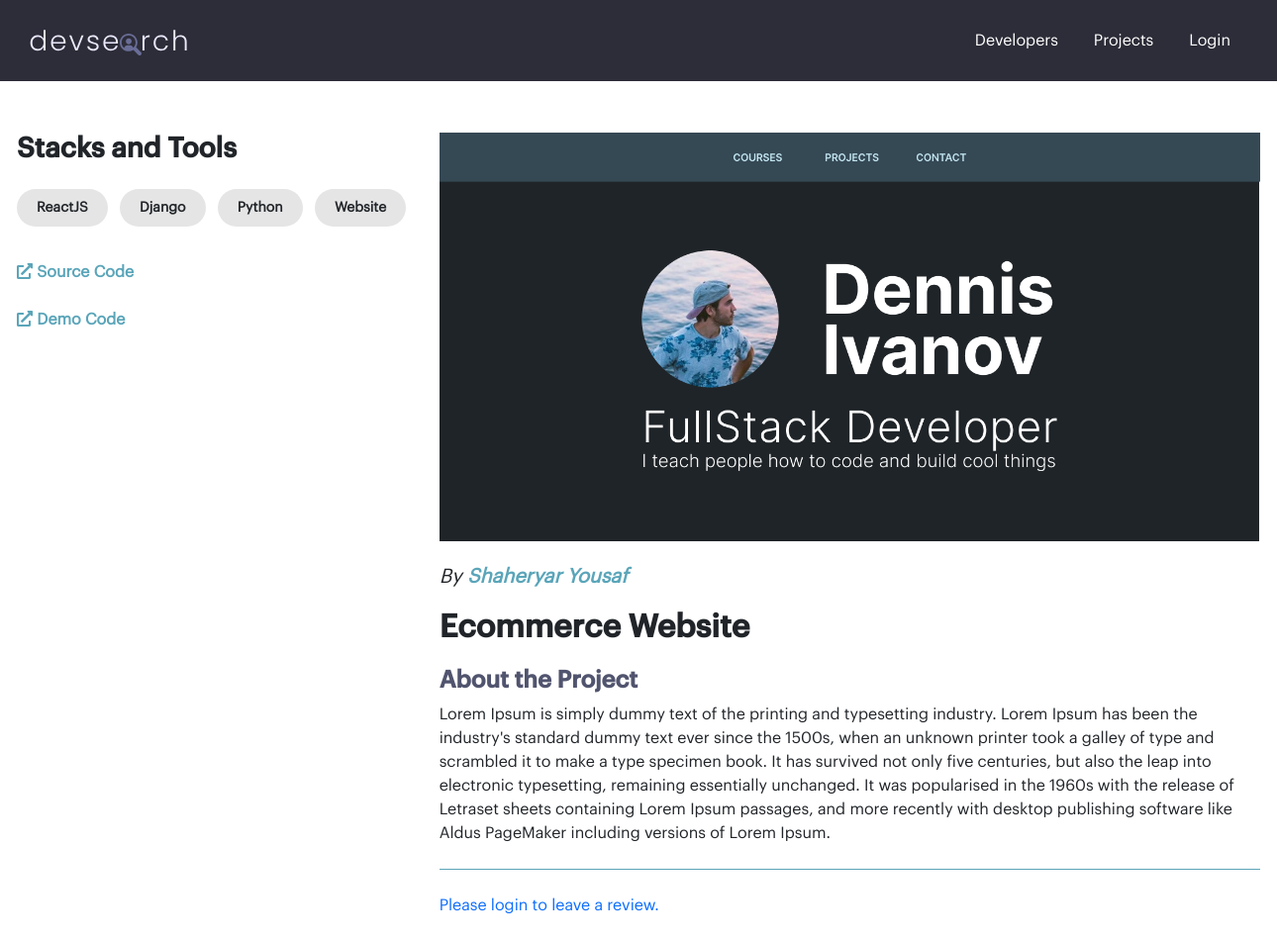
The page /projects/detail/3936428d-543a-4823-b4b2-ff3fbe98471c/ on the database its author committed.
### projects/models.py (models this page shows, shortened)
class Tag(models.Model):
    name = models.CharField(max_length=200, null=True)
    created_at = models.DateTimeField(auto_now_add=True)
    id = models.UUIDField(default=uuid.uuid4, unique=True,
                          primary_key=True, editable=False)

class Project(models.Model):
    user = models.ForeignKey(
        Profile, on_delete=models.SET_NULL, null=True, blank=True)
    title = models.CharField(max_length=200, null=True)
    description = models.TextField(null=True, blank=True)
    featured_image = models.ImageField(
        null=True, blank=True, upload_to='projects/%Y/%M/%D/')
    demo_link = models.CharField(max_length=200, null=True, blank=True)
    source_link = models.CharField(max_length=200, null=True, blank=True)
    tags = models.ManyToManyField('Tag', null=True)
    vote_total = models.IntegerField(default=0, null=True, blank=True)
    vote_ratio = models.IntegerField(default=0, null=True, blank=True)
    created_at = models.DateTimeField(auto_now_add=True)
    id = models.UUIDField(default=uuid.uuid4, unique=True,
                          primary_key=True, editable=False)
    class Meta:
        verbose_name_plural = "Projects"
        ordering = ['-vote_ratio', '-vote_total', 'title']
    @property
    def reviewers(self):
        queryset = self.review_set.all().values_list('user__id', flat=True)
        return queryset

### users/models.py (models this page shows, shortened)
class Profile(models.Model):
    user = models.OneToOneField(
        User, on_delete=models.CASCADE, null=True, blank=True)
    name = models.CharField(max_length=200, null=True, blank=True)
    email = models.EmailField(max_length=200, null=True, blank=True)
    username = models.CharField(max_length=200, null=True, blank=True)
    short_intro = models.CharField(max_length=200, null=True, blank=True)
    bio = models.TextField(null=True, blank=True)
    featured_image = models.ImageField(
        null=True, blank=True, upload_to='profiles/%Y/%M/%D/')
    short_intro = models.CharField(max_length=200, null=True, blank=True)
    location = models.CharField(max_length=200, null=True, blank=True)
    github_link = models.CharField(max_length=200, null=True, blank=True)
    stackoverflow_link = models.CharField(
        max_length=200, null=True, blank=True)
    twitter_link = models.CharField(max_length=200, null=True, blank=True)
    linkedin_link = models.CharField(max_length=200, null=True, blank=True)
    website_link = models.CharField(max_length=200, null=True, blank=True)
    created_at = models.DateTimeField(auto_now_add=True)
    id = models.UUIDField(default=uuid.uuid4, unique=True,
                          primary_key=True, editable=False)
    class Meta:
        verbose_name_plural = "Profiles"

### projects/views.py (the view, shortened to what this page needs)
# urls.py: path('detail/<str:pk>/', views.project, name='project'),
def project(request, pk):
    project = Project.objects.get(id=pk)
    form = ReviewForm()
    context = {
        'project': project,
        'form': form
    }
    return render(request, 'projects/single-project.html', context)

### templates/projects/single-project.html (shortened to what this page needs)
{% extends 'base.html' %}
{% load static %}
{% load crispy_forms_tags %}
{% block content %}
<section class="detail__section">
    <div class="container">
        <div class="row">
            <div class="col-lg-4">
                <h3 class="small__heading">Stacks and Tools</h3>
                <ul class="list-inline mb-0 stacks mt-4 mb-4">
                    {% for tag in project.tags.all %}
                        <li class="list-inline-item">
                            <span class="badge rounded-pill bg-light text-dark">{{tag.name}}</span>
                        </li>
                    {% endfor %}
                </ul>
                {% if project.source_link %}
                <div class="external__link mb-4">
                    <a href="{{project.source_link}}" target="_blank"><i class="fas fa-external-link-alt"></i> Source Code</a>
                </div>
                {% endif %}
                {% if project.demo_link %}
                <div class="external__link mb-4">
                    <a href="{{project.demo_link}}" target="_blank"><i class="fas fa-external-link-alt"></i> Demo Code</a>
                </div>
                {% endif %}
            </div>
            <div class="col-lg-8">
                <div class="project__basic__info">
                    {% if project.featured_image %}
                        <img src="{{project.featured_image.url}}" class="img-fluid" />
                    {% else %}
                        <img src="{% static 'images/project.png' %}" class="img-fluid" />
                    {% endif %}
                    <h5 class="author mt-4">By <a href="{% url 'single-user' project.user.id %}">{{project.user.name}}</a></h5>
                    <h2 class="title">{{project.title}}</h2>
                    <div class="description">
                        <h4 class="small__heading comet__color">About the Project</h4>
                        <p class="mb-4">{{project.description}}</p>
                    </div>
                </div>
                {% if request.user.profile.id in project.reviewers %}
                    <p class="my-4">You have already submitted the review on this project.</p>
                {% elif request.user.profile == project.user %}
                    <p class="my-4">You cannot review your own project.</p>
                {% else %}
                    <p class="my-4">
                        <a href="{% url 'login' %}?next={{request.path}}">Please login to leave a review.</a>
                    </p>
                {% endif %}
            </div>
        </div>
    </div>
</section>
{% endblock %}

### _dev_search/static/css/style.css (style rules this page uses)
* { font-family: 'Graphik-Regular'; }
.container { min-width: 1280px; }
.small__heading { font-weight: 600; font-family: 'Graphik-Medium'; }
a, a:hover { text-decoration: none; }
.comet__color { color: #51546e; }
.detail__section { padding: 4% 0; }
.detail__section .project__basic__info { border-bottom: 1px solid #5aa5b9; }
.detail__section .author { font-style: italic; }
.detail__section .title { font-weight: 700; font-family: 'Graphik-Medium'; margin: 20px 0; }
.stacks li { margin-bottom: 10px }
.stacks .bg-light { font-size: 14px; padding: 12px 20px; background-color: #e5e5e5 !important; }
.external__link a, .detail__section .author a { color: #5aa5b9; text-decoration: none; font-weight: 600; }

### rows shown on the page
Tag: name "ReactJS"
Tag: name "Django"
Tag: name "Python"
Tag: name "Website"
Project: user.name "Shaheryar Yousaf", title "Ecommerce Website", description "Lorem Ipsum is simply dummy text of the printing and typesetting industry. Lorem Ipsum has been the industry's standard dummy text ever since the 1500s, when an unknown printer took a galley of type and scrambled it to make a type specimen book. It has survived not only five centuries, but also the leap into electronic typesetting, remaining essentially unchanged. It was popularised in the 1960s with the release of Letraset sheets containing Lorem Ipsum passages, and more recently with desktop publishing software like Aldus PageMaker including versions of Lorem Ipsum."
